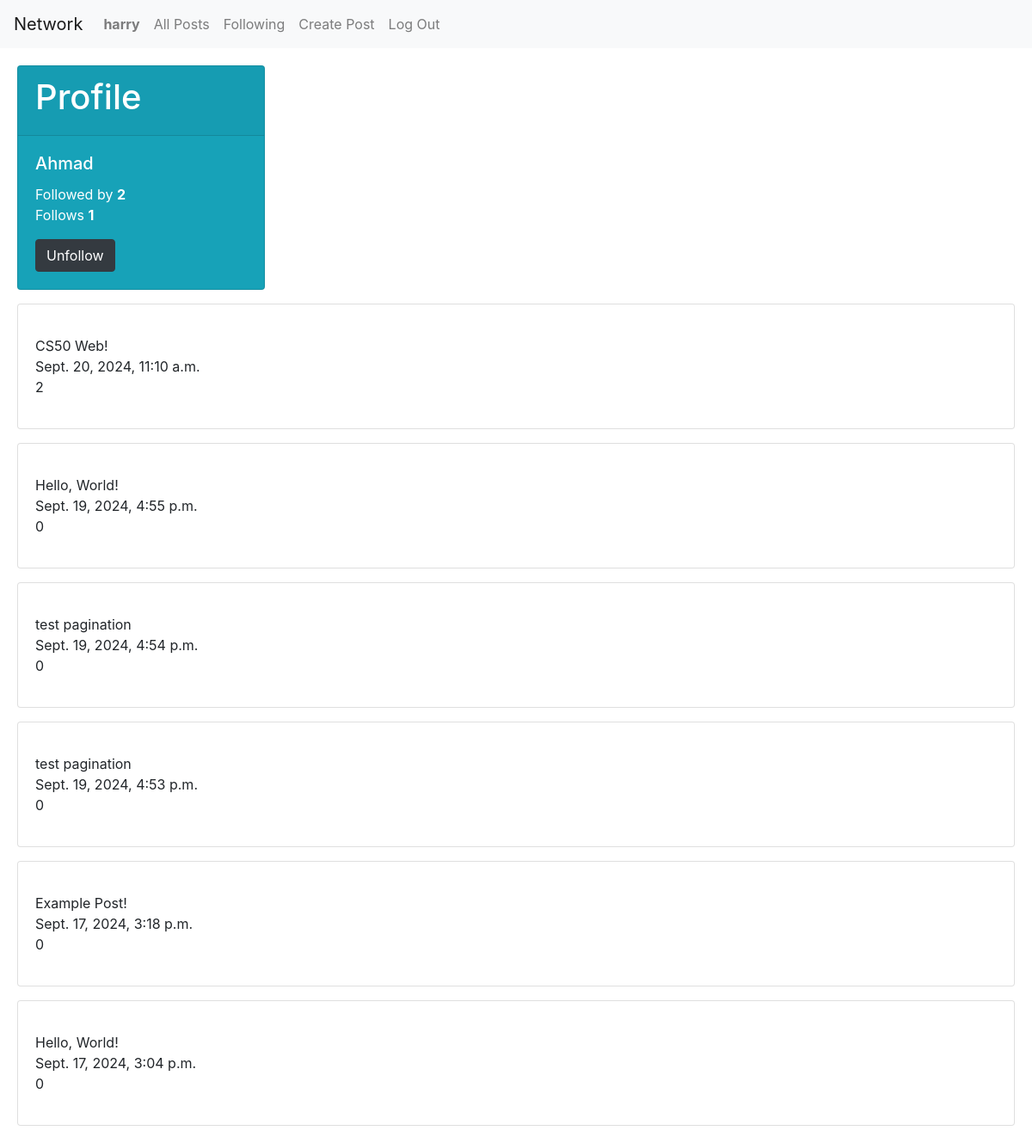
The page /profile/ahmad (signed in) on the database its author committed.
### network/models.py (models this page shows, shortened)
class User(AbstractUser):
    pass

class Post(models.Model):
    user = models.ForeignKey(User, on_delete=models.CASCADE, related_name="post")
    text = models.CharField(max_length=600)
    time = models.DateTimeField(auto_now=True)
    likes = models.IntegerField(default=0)

### network/views.py (the view)
# urls.py: path('profile/<str:name>' , views.profile, name="profile"),
def profile(request, name):
    token = 0
    user = User.objects.get(username=name)
    posts = Post.objects.all().filter(user=user).order_by("-time")
    follows = Follow.objects.all().filter(follower=user.id).count()
    followed_by = Follow.objects.all().filter(followed=user.id).count()
    try:
        Follow.objects.get(follower=request.user.id, followed=user.id)
        token = 1
    except:
        print("")
    return render(request, "network/profile.html",{
        "posts": posts,
        "user": user,
        "follows": follows,
        "followed_by": followed_by ,
        "token": token
    })

### network/templates/network/profile.html (shortened to what this page needs)
{% extends "network/layout.html" %}
{% block body %}
<div class="card text-white bg-info mb-3" style="max-width: 18rem;">
    <div class="card-header"><h1>Profile</h1></div>
    <div class="card-body">
      <h5 class="card-title">{{  user.username|capfirst  }}</h5>
      <div class="card-text">Followed by <b>{{ followed_by }}</b></div>
      <p class="card-text">Follows <b>{{ follows }}</b></p>
      {% if user.is_authenticated and request.user|lower != user|lower  %}
        <form action="{% url 'follow' %}" method="post">
            {% if token == 0 %}
            <input type="hidden" name="follow" value="{{ user }}">
                <button class="btn btn-light" type="submit">Follow</button>
            {% else %}
                <button class="btn btn-dark" type="submit">Unfollow</button>
            {% endif %}
        </form>
    {% endif %}
    </div>
  </div>
    {% if posts %}
        {% for post in posts %}
            <p>
            <div class="card">
                <div class="card-body">
                <p class="card-text">
                    <div>{{ post.text }}</div>
                    <div>{{ post.time }}</div>
                    <div>{{ post.likes }}</div>
                </p>
                </div>
            </div>
            </p>
        {% endfor %}
    {% endif %}
{% endblock %}

### network/templates/network/layout.html (shortened to what this page needs)
{% load static %}
<!DOCTYPE html>
<html lang="en">
    <head>
        <link rel="stylesheet" href="https://stackpath.bootstrapcdn.com/bootstrap/4.4.1/css/bootstrap.min.css">
        <link href="{% static 'network/styles.css' %}" rel="stylesheet">
        <link rel="stylesheet" href="https://cdnjs.cloudflare.com/ajax/libs/font-awesome/6.0.0-beta3/css/all.min.css">
    </head>
    <body>
        <nav class="navbar navbar-expand-lg navbar-light bg-light">
            <a class="navbar-brand" href="#">Network</a>
              <ul class="navbar-nav mr-auto">
                {% if user.is_authenticated %}
                    <li class="nav-item">
                        <a class="nav-link" href="{% url 'profile' request.user.username %}"><strong>{{ request.user.username }}</strong></a>
                    </li>
                {% endif %}
                <li class="nav-item">
                  <a class="nav-link" href="{% url 'index' %}">All Posts</a>
                </li>
                {% if user.is_authenticated %}
                    <li class="nav-item">
                        <a class="nav-link" href="{% url 'following' %}">Following</a>
                    </li>
                    <li class="nav-item">
                        <a class="nav-link" href="{% url 'new' %}">Create Post</a>
                    </li>
                    <li class="nav-item">
                        <a class="nav-link" href="{% url 'logout' %}">Log Out</a>
                    </li>
                {% endif %}
              </ul>
          </nav>
        <div class="body">
            {% block body %}
            {% endblock %}
        </div>
    </body>
</html>

### network/static/network/styles.css (style rules this page uses)
.body { margin: 20px; }

### rows shown on the page
User: user.username "harry"
User: username "Ahmad"
Post: text "CS50 Web!", time "Sept. 20, 2024, 11:10 a.m.", likes "2"
Post: text "Hello, World!", time "Sept. 19, 2024, 4:55 p.m.", likes "0"
Post: text "test pagination", time "Sept. 19, 2024, 4:54 p.m.", likes "0"
Post: text "test pagination", time "Sept. 19, 2024, 4:53 p.m.", likes "0"
Post: text "Example Post!", time "Sept. 17, 2024, 3:18 p.m.", likes "0"
Post: text "Hello, World!", time "Sept. 17, 2024, 3:04 p.m.", likes "0"

### other values the page prints
{{ followed_by }} "2"
{{ follows }} "1"
